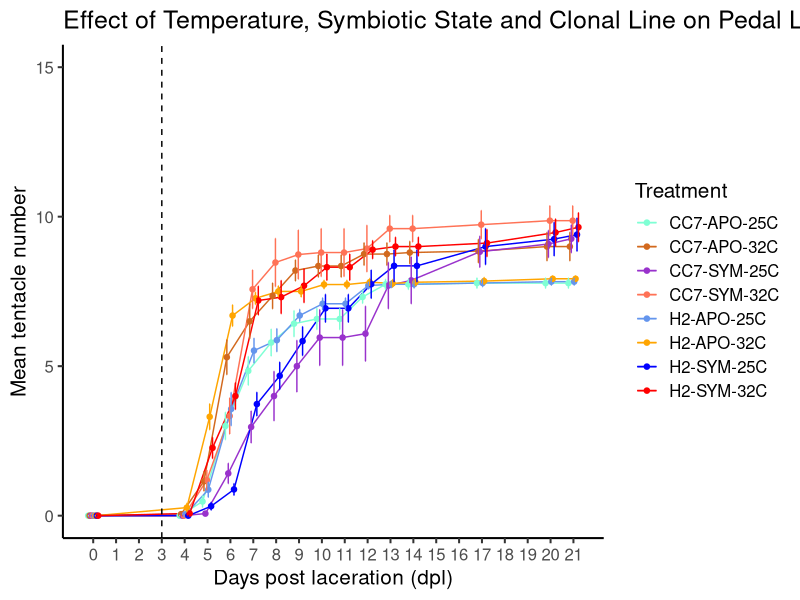

Source code (R):
library(ggplot2)
library(ggpubr)
library(plotrix)
library(tidyverse)
library(dplyr)


#Set working director
setwd("~/GitHub/heatinglacerate")

long <- read.csv("data/longdata.csv")
View(newlong)

str(long)

long$tent_count <- as.numeric(long$tent_count)
long$plate <- as.factor(long$plate)
long$well <- as.factor(long$well)
long$line <- as.factor(long$line)
long$temp <- as.factor(long$temp)
long$treatment <- as.factor(long$treatment)
long$symbiosis <- as.factor(long$symbiosis)
long$day <- as.numeric(long$day)
long$day_cat <- as.factor(long$day_cat)


newlong <- long

data_means <- newlong %>%
  group_by(treatment, day) %>%
  summarise(mean = mean(tent_count, na.rm=TRUE),
            se = std.error(tent_count, na.rm=TRUE))

ggplot(data = data_means, aes(x = day, y = mean)) +
  theme_classic(base_size = 15) +
  geom_line(aes(color = treatment, group = treatment), position = position_dodge(0.5)) +
  ylab(bquote("Mean tentacle number"))+
  xlab("Days post laceration (dpl)") +
  ggtitle("Effect of Temperature, Symbiotic State and Clonal Line on Pedal Lacerate Tentacle Development in Aiptasia") +
  ylim(0,15) +
  geom_point(aes(color = treatment), size = 2.5, shape = 20, position = position_dodge(0.5)) +
  scale_x_continuous(breaks = round(seq(min(data_means$day), max(data_means$day), by = 1),1)) +
  geom_errorbar(aes(color = treatment, x = day, ymin = mean - se, ymax = mean + se), width = 0.2, position = position_dodge(0.5)) +
  scale_color_discrete(breaks=c("CC7-APO-25C","CC7-APO-32C","CC7-SYM-25C","CC7-SYM-32C","H2-APO-25C","H2-APO-32C","H2-SYM-25C","H2-SYM-32C")) +
  scale_color_manual(values = c("CC7-APO-25C" = "aquamarine",
                                "CC7-APO-32C" = "chocolate",
                                "CC7-SYM-25C" = "darkorchid",
                                "CC7-SYM-32C" = "coral1",
                                "H2-APO-25C" = "cornflowerblue",
                                "H2-APO-32C" = "orange",
                                "H2-SYM-25C" = "blue",
                                "H2-SYM-32C" = "red"),
                     labels=c("CC7-APO-25C",
                              expression(paste("CC7-APO-32C")),
                              expression(paste("CC7-SYM-25C")),
                              expression(paste("CC7-SYM-32C")),
                              expression(paste("H2-APO-25C")),
                              expression(paste("H2-APO-32C")),
                              expression(paste("H2-SYM-25C")),
                              expression(paste("H2-SYM-32C")))) +
  theme(legend.text.align = 0) +
  scale_size_manual(values=c(1.2,1.2,1.2,1.2)) +
  labs(colour = "Treatment") +
  geom_vline(xintercept=c(3), linetype="dashed")

